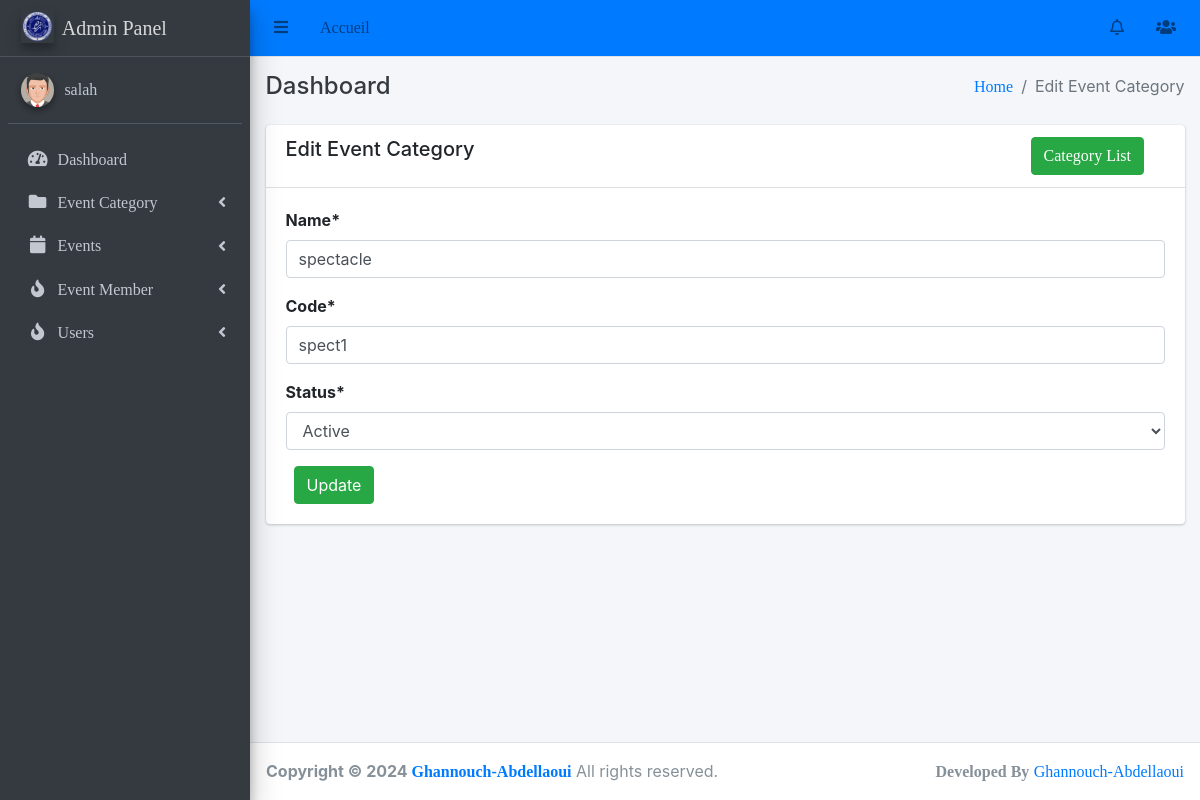
The page /events/category/1/edit/ (signed in) on the database its author committed.
### events/models.py (models this page shows, shortened)
class EventCategory(models.Model):
    name = models.CharField(max_length=255, unique=True)
    code = models.CharField(max_length=6, unique=True)
    created_user = models.ForeignKey('auth.User', on_delete=models.CASCADE, related_name='created_user')
    updated_user = models.ForeignKey('auth.User', on_delete=models.CASCADE, related_name='updated_user')
    created_date = models.DateField(auto_now_add=True)
    updated_date = models.DateField(auto_now_add=True)
    status_choice = (
        ('active', 'Active'),
        ('deleted', 'Deleted'),
        ('blocked', 'Blocked'),
    )
    status = models.CharField(choices=status_choice, max_length=10)

### events/views.py (the view)
# urls.py: path('category/<int:pk>/edit/', EventCategoryUpdateView.as_view(), name='edit-event-category'),
class EventCategoryUpdateView(LoginRequiredMixin, UpdateView):
    login_url = 'login'
    model = EventCategory
    fields = ['name', 'code', 'status']
    template_name = 'events/edit_event_category.html'

### main/templates/events/edit_event_category.html (shortened to what this page needs)
{% extends 'base/base.html' %}
{% block breadcrumb %}Edit Event Category{% endblock breadcrumb %}
{% load crispy_forms_tags %}
{% block content %}
    <div class="row">
        <div class="col-md-12">
            <div class="card">
                <div class="card-header">
                    <div class="row">
                        <div class="col-md-10">
                            <h5>Edit Event Category</h5>
                        </div>
                        <div class="col-md-2">
                            <a class="btn btn-success" href="{% url 'admin_events:event-category-list' %}">Category List</a>
                        </div>
                    </div>
                </div>
                <div class="card-body">
                    <form method="post" enctype="multipart/form-data">
                        {{ form|crispy  }}
                        <button class="btn btn-success ml-2" type="submit">Update</button>
                    </form>
                </div>
            </div>
        </div>
    </div>
{% endblock content %}

### main/templates/base/sidebar.html (shortened to what this page needs)
{% load static %}
<aside class="main-sidebar sidebar-dark-primary elevation-4">
    <a href="#" class="brand-link">
      <img src="{% static 'img/logo.png' %}" alt="Logo" class="brand-image elevation-3"
           style="opacity: .8">
          <span class="brand-text font-weight-light">Admin Panel</span>
    </a>
    <div class="sidebar">
      <div class="user-panel mt-3 pb-3 mb-3 d-flex">
        <div class="image">
          <img src="{% static 'img/avatar5.png' %}" class="img-circle elevation-2" alt="User Image">
        </div>
        <div class="info">
          <a href="{% url 'admin_events:list_user' %}" class="d-block">{{request.user}}</a>
        </div>
      </div>
      <nav class="mt-2">
        <ul class="nav nav-pills nav-sidebar flex-column" data-widget="treeview" role="menu" data-accordion="false">
          <li class="nav-item">
            <a href="{% url 'dashboard' %}" class="nav-link">
              <i class="nav-icon fas fa-tachometer-alt"></i>
              <p>
                Dashboard
              </p>
            </a>
          </li>
          <li class="nav-item has-treeview menu-close">
            <a href="#" class="nav-link">
              <i class="nav-icon fas fa-folder"></i>
              <p>
                Event Category
                <i class="right fas fa-angle-left"></i>
              </p>
            </a>
          </li>
          <li class="nav-item has-treeview menu-close">
            <a href="#" class="nav-link">
              <i class="nav-icon fas fa-calendar"></i>
              <p>
                Events
                <i class="right fas fa-angle-left"></i>
              </p>
            </a>
          </li>
          <li class="nav-item has-treeview menu-close">
            <a href="#" class="nav-link">
              <i class="nav-icon fas fa-fire"></i>
              <p>
                Event Member
                <i class="right fas fa-angle-left"></i>
              </p>
            </a>
          </li>
          <li class="nav-item has-treeview menu-close">
            <a href="#" class="nav-link">
              <i class="nav-icon fas fa-fire"></i>
              <p>
                Users
                <i class="right fas fa-angle-left"></i>
              </p>
            </a>
          </li>
        </ul>
      </nav>
    </div>
  </aside>

### rows shown on the page
EventCategory: name "spectacle", code "spect1", status "Active"

### other values the page prints
{{ request.user }} "salah"
